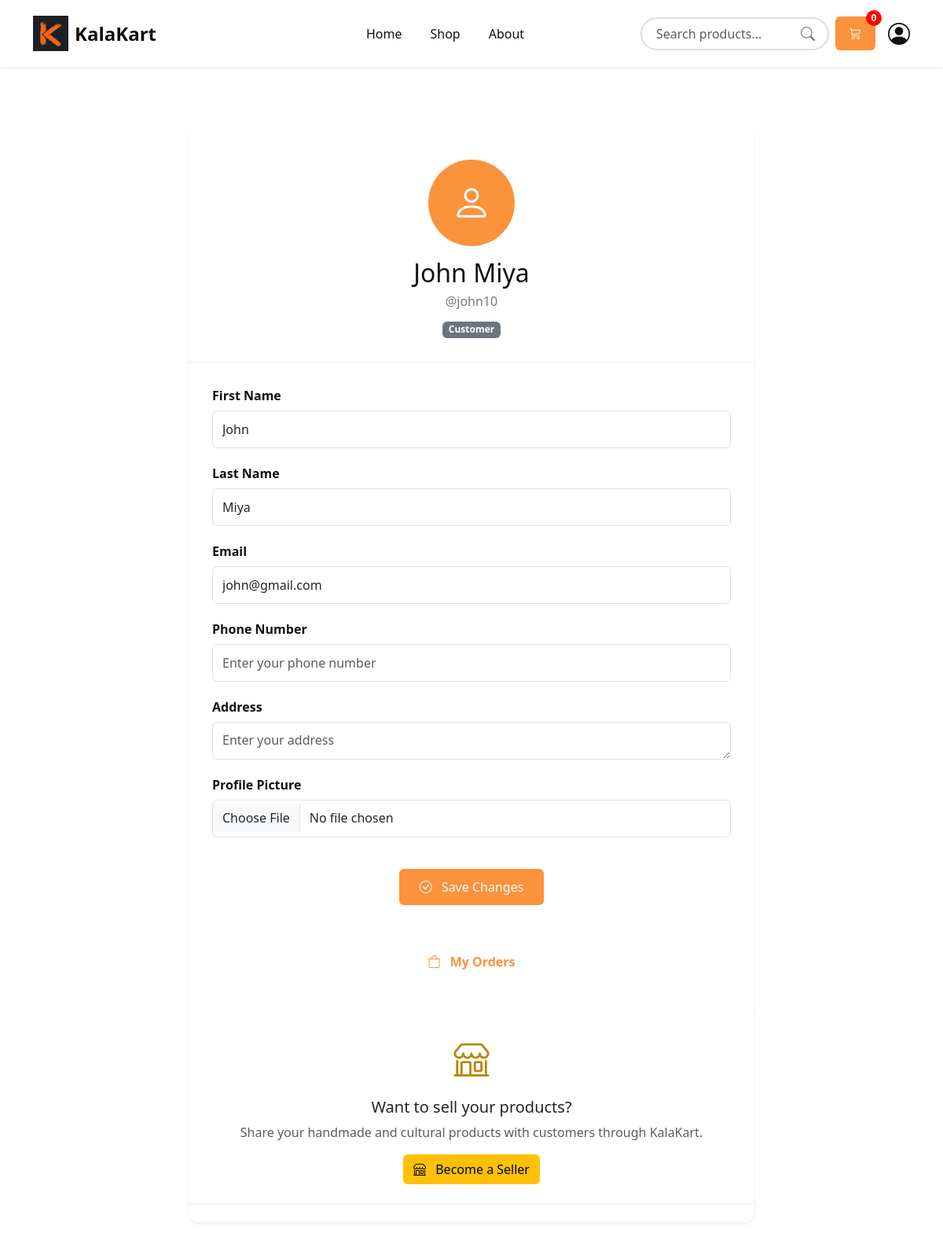
/profile/ (signed in), run on the app's committed database.
### accounts/models.py (models this page shows, shortened)
class CustomUser(AbstractUser):
    USER_TYPE = (
        ('customer', 'Customer'),
        ('seller', 'Seller'),
    )
    user_type = models.CharField(
        max_length=10,
        choices=USER_TYPE,
        default='customer'
    )
    phone_number = models.CharField(
        max_length=15,
        blank=True,
        null=True
    )
    address = models.TextField(
        blank=True,
        null=True
    )
    profile_image = models.ImageField(
        upload_to='profiles/',
        blank=True,
        null=True
    )

### base_app/views.py (the view, shortened to what this page needs)
# urls.py: path("profile/", ProfileView, name="profile"),
@login_required
def ProfileView(request):
    return render(request,"profile.html")

### base_app/context_processors.py (called while the page is built)
def cart_count(request):
    if request.user.is_authenticated:
        items = Cart.objects.filter(user=request.user)
        count = sum(item.quantity for item in items)
    else:
        count = 0
    return {
        "cart_count": count
    }

### Template/profile.html (shortened to what this page needs)
{% extends 'base.html' %}
{% block content %}
<section class="profile-section">
  <div class="container">
    <div class="row justify-content-center">
      <div class="col-lg-8">
        <div class="profile-card shadow-sm">
          <div class="profile-header text-center">
            {% if user.profile_image %}
              <img
                src="{{ user.profile_image.url }}"
                alt="Profile Image"
                class="profile-image"
              />
            {% else %}
              <div class="profile-placeholder">
                <i class="bi bi-person"></i>
              </div>
            {% endif %}
            <h2 class="profile-name">
              {% if user.first_name or user.last_name %}
                {{ user.first_name }} {{ user.last_name }}
              {% else %}
                {{ user.username }}
              {% endif %}
            </h2>
            <p class="profile-username">
              @{{ user.username }}
            </p>
            {% if user.user_type == "seller" %}
              <span class="badge bg-warning text-dark">
                Seller
              </span>
            {% else %}
              <span class="badge bg-secondary">
                Customer
              </span>
            {% endif %}
          </div>
          <form
            method="POST"
            enctype="multipart/form-data"
            class="profile-form"
          >
            <div class="profile-form-group">
              <label for="first_name">
                First Name
              </label>
              <input
                type="text"
                id="first_name"
                name="first_name"
                class="form-control"
                value="{{ user.first_name }}"
                placeholder="Enter your first name"
              />
            </div>
            <div class="profile-form-group">
              <label for="last_name">
                Last Name
              </label>
              <input
                type="text"
                id="last_name"
                name="last_name"
                class="form-control"
                value="{{ user.last_name }}"
                placeholder="Enter your last name"
              />
            </div>
            <div class="profile-form-group">
              <label for="email">
                Email
              </label>
              <input
                type="email"
                id="email"
                name="email"
                class="form-control"
                value="{{ user.email }}"
                placeholder="Enter your email"
              />
            </div>
            <div class="profile-form-group">
              <label for="phone_number">
                Phone Number
              </label>
              <input
                type="text"
                id="phone_number"
                name="phone_number"
                class="form-control"
                value="{{ user.phone_number|default:'' }}"
                placeholder="Enter your phone number"
              />
            </div>
            <div class="profile-form-group">
              <label for="address">
                Address
              </label>
              <textarea
                id="address"
                name="address"
                class="form-control"
                rows="3"
                placeholder="Enter your address"
              >{{ user.address|default:'' }}</textarea>
            </div>
            <div class="profile-form-group">
              <label for="profile_image">
                Profile Picture
              </label>
              <input
                type="file"
                id="profile_image"
                name="profile_image"
                class="form-control"
                accept="image/*"
              />
            </div>
            <div class="profile-actions">
              <button
                type="submit"
                class="btn btn-profile"
              >
                <i class="bi bi-check-circle me-2"></i>
                Save Changes
              </button>
            </div>
          </form>
          <div class="profile-bottom-actions">
            {% if user.user_type == "customer" %}
              <a
                href="{% url 'my-orders' %}"
                class="profile-link"
              >
                <i class="bi bi-bag me-2"></i>
                My Orders
              </a>
            {% endif %}
          </div>
          {% if user.user_type == "customer" %}
            <div class="card shadow-sm border-0 mt-4 mb-4">
              <div class="card-body text-center p-4">
                <div class="mb-3">
                  <i
                    class="bi bi-shop"
                    style="font-size: 45px; color: #b8860b;"
                  ></i>
                </div>
                <h5 class="mb-2">
                  Want to sell your products?
                </h5>
                <p class="text-muted mb-3">
                  Share your handmade and cultural products
                  with customers through KalaKart.
                </p>
                <a
                  href="{% url 'become-seller' %}"
                  class="btn btn-warning"
                >
                  <i class="bi bi-shop me-2"></i>
                  Become a Seller
                </a>
              </div>
            </div>
          {% endif %}
        </div>
      </div>
    </div>
  </div>
</section>
{% endblock %}

### Static/css/style.css (style rules this page uses)
:root { --bg-color: #ffffff; --navbar-color: #ffffff; --text-color: #111111; --main-color: #fb923c; }
body { background-color: var(--bg-color); color: var(--text-color); transition: 0.3s; }
.form-control { height: 40px; }
.form-control, .form-select { height: 48px; border-radius: 8px; }
.profile-section { padding: 30px 0 60px; }
.profile-card { background-color: var(--bg-color); border-radius: 12px; overflow: hidden; }
.profile-header { padding: 40px 20px 30px; border-bottom: 1px solid #eeeeee; }
.profile-image, .profile-placeholder { width: 110px; height: 110px; border-radius: 50%; margin: 0 auto 15px; }
.profile-placeholder { display: flex; align-items: center; justify-content: center; background-color: var(--main-color); color: white; font-size: 50px; }
.profile-name { margin-bottom: 5px; color: var(--text-color); }
.profile-username { color: #777; margin-bottom: 10px; }
.profile-actions { padding: 20px 30px 30px; text-align: center; }
.btn-profile { background-color: var(--main-color); color: white; padding: 10px 25px; border-radius: 6px; }
.profile-form { padding: 30px; }
.profile-form-group { margin-bottom: 20px; }
.profile-form-group label { display: block; margin-bottom: 7px; font-weight: 600; color: var(--text-color); }
.profile-form-group .form-control { padding: 10px 12px; border-radius: 6px; }
.profile-bottom-actions { padding: 0 30px 30px; text-align: center; }
.profile-link { color: var(--main-color); text-decoration: none; font-weight: 600; }

### data on the page
CustomUser: first_name "John", last_name "Miya", username "john10", email "john@gmail.com"

### other printed values
{{ cart_count }} "0"
